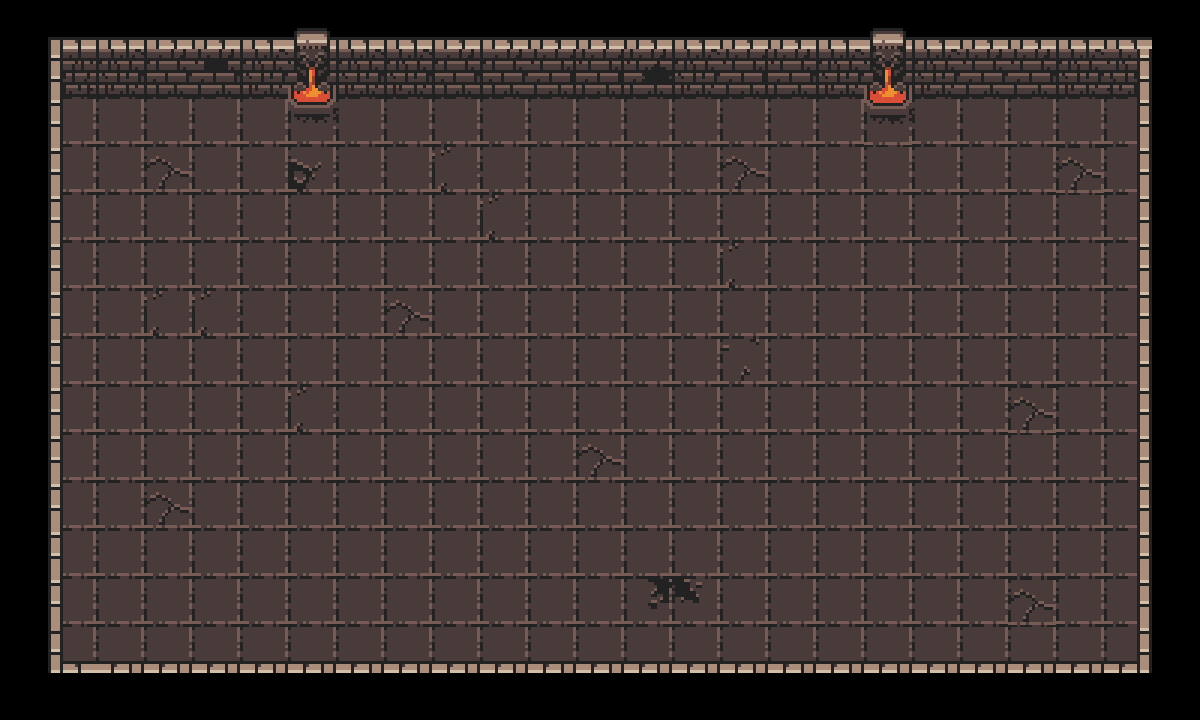

A 2D game scene composited from a Tiled map and its tileset images. What follows is a short description and the map's XML, with every tile layer's data as written:
An orthogonal 25x15 tile map with 48x48 px tiles, 2 tile layers (Floor, Walls).

<map version="1.9" tiledversion="1.9.0" orientation="orthogonal" renderorder="right-down" width="25" height="15" tilewidth="48" tileheight="48" infinite="0" nextlayerid="3" nextobjectid="1">
 <tileset firstgid="1" name="Tileset" tilewidth="48" tileheight="48" tilecount="1024" columns="32">
  <image source="Tileset.png" trans="ff00ff" width="1536" height="1536" />
 </tileset>
 <layer id="1" name="Floor" width="25" height="15">
  <data encoding="csv">
0,0,0,0,0,0,0,0,0,0,0,0,0,0,0,0,0,0,0,0,0,0,0,0,0,
0,130,130,130,130,130,130,130,34,34,130,36,35,130,130,130,35,130,130,130,130,130,34,130,0,
0,130,130,130,130,130,69,130,130,130,130,130,130,130,130,130,130,130,69,130,130,130,130,130,0,
0,130,130,131,130,130,162,130,130,163,130,130,130,130,130,131,130,130,130,130,130,130,130,130,0,
0,130,130,130,130,130,130,130,130,130,163,130,130,130,130,130,130,130,130,130,130,130,130,130,0,
0,130,130,130,130,130,130,130,130,130,130,130,130,130,130,163,130,130,130,130,130,130,130,130,0,
0,130,130,163,163,130,130,130,131,130,130,130,130,130,130,130,130,130,130,130,130,130,130,130,0,
0,130,130,130,130,130,130,130,130,130,130,130,130,130,130,132,130,130,130,130,130,130,130,130,0,
0,130,130,130,130,130,163,130,130,130,130,130,130,130,130,130,130,130,130,130,130,130,130,130,0,
0,130,130,130,130,130,130,130,130,130,130,130,131,130,130,130,130,130,130,130,130,130,130,130,0,
0,130,130,131,130,130,130,130,130,130,130,130,130,130,130,130,130,130,130,130,130,130,130,130,0,
0,130,130,130,130,130,130,130,130,130,130,130,130,130,130,130,130,130,130,130,130,130,130,130,0,
0,130,130,130,130,130,130,130,130,130,130,130,130,194,195,130,130,130,130,130,130,130,130,130,0,
0,130,130,130,130,130,130,130,130,130,130,130,130,130,130,130,130,130,130,130,130,130,130,130,0,
0,0,0,0,0,0,0,0,0,0,0,0,0,0,0,0,0,0,0,0,0,0,0,0,0
</data>
 </layer>
 <layer id="2" name="Walls" width="25" height="15" offsetx="-0.166667" offsety="1">
  <data encoding="csv">
0,227,227,227,227,227,5,227,227,227,227,227,227,227,227,227,227,227,5,227,227,227,227,227,0,
0,259,323,34,68,323,37,323,323,34,34,36,36,100,323,36,35,323,37,323,35,35,323,260,0,
0,258,0,0,0,0,0,0,0,0,0,0,0,0,0,0,0,0,69,0,0,0,0,257,0,
0,258,0,0,0,0,0,0,0,0,0,0,0,0,0,0,0,0,0,0,0,0,131,257,0,
0,258,0,0,0,0,0,0,0,0,0,0,0,0,0,0,0,0,0,0,0,0,0,257,0,
0,258,0,0,0,0,0,0,0,0,0,0,0,0,0,0,0,0,0,0,0,0,0,257,0,
0,258,0,0,0,0,0,0,0,0,0,0,0,0,0,0,0,0,0,0,0,0,0,257,0,
0,258,0,0,0,0,0,0,0,0,0,0,0,0,0,0,0,0,0,0,0,0,0,257,0,
0,258,0,0,0,0,0,0,0,0,0,0,0,0,0,0,0,0,0,0,0,131,0,257,0,
0,258,0,0,0,0,0,0,0,0,0,0,0,0,0,0,0,0,0,0,0,0,0,257,0,
0,258,0,0,0,0,0,0,0,0,0,0,0,0,0,0,0,0,0,0,0,0,0,257,0,
0,258,0,0,0,0,0,0,0,0,0,0,0,0,0,0,0,0,0,0,0,0,0,257,0,
0,258,0,0,0,0,0,0,0,0,0,0,0,0,0,0,0,0,0,0,0,131,0,257,0,
0,291,228,228,228,228,228,228,228,228,228,228,228,228,228,228,228,228,228,228,228,228,228,292,0,
0,0,0,0,0,0,0,0,0,0,0,0,0,0,0,0,0,0,0,0,0,0,0,0,0
</data>
 </layer>
</map>